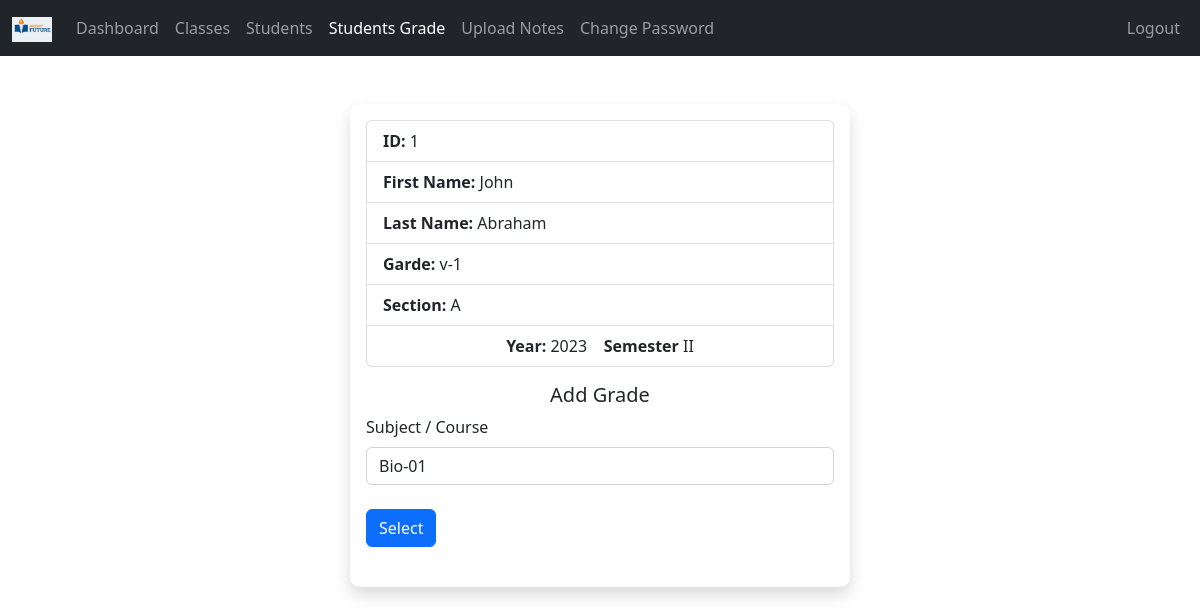
The app's page /Teacher/student-grade.php?student_id=1 (signed in) with its own data.
### tables this page shows
CREATE TABLE `students` (
  `student_id` int(11) NOT NULL,
  `username` varchar(127) NOT NULL,
  `password` varchar(255) NOT NULL,
  `fname` varchar(127) NOT NULL,
  `lname` varchar(255) NOT NULL,
  `grade` int(11) NOT NULL,
  `section` int(11) NOT NULL,
  `address` varchar(31) NOT NULL,
  `gender` varchar(7) NOT NULL,
  `email_address` varchar(255) NOT NULL,
  `date_of_birth` date NOT NULL,
  `date_of_joined` timestamp NULL DEFAULT current_timestamp(),
  `parent_fname` varchar(127) NOT NULL,
  `parent_lname` varchar(127) NOT NULL,
  `parent_phone_number` varchar(31) NOT NULL
);

CREATE TABLE `grades` (
  `grade_id` int(11) NOT NULL,
  `grade` varchar(31) NOT NULL,
  `grade_code` varchar(31) NOT NULL
);

CREATE TABLE `section` (
  `section_id` int(11) NOT NULL,
  `section` varchar(7) NOT NULL
);

CREATE TABLE `setting` (
  `id` int(11) NOT NULL,
  `current_year` int(11) NOT NULL,
  `current_semester` varchar(31) NOT NULL,
  `school_name` varchar(100) NOT NULL,
  `slogan` varchar(300) NOT NULL,
  `about` text NOT NULL
);

### Teacher/data/student.php (called while the page is built, shortened)
<?php
function getStudentById($id, $conn){
   $sql = "SELECT * FROM students
           WHERE student_id=?";
   $stmt = $conn->prepare($sql);
   $stmt->execute([$id]);
   if ($stmt->rowCount() == 1) {
     $student = $stmt->fetch();
     return $student;
   }else {
    return 0;
   }
}

### Teacher/data/setting.php (called while the page is built)
<?php
function getSetting($conn){
   $sql = "SELECT * FROM setting";
   $stmt = $conn->prepare($sql);
   $stmt->execute();
   if ($stmt->rowCount() == 1) {
     $settings = $stmt->fetch();
     return $settings;
   }else {
    return 0;
   }
}

### Teacher/data/subject.php (called while the page is built, shortened)
<?php
function getSubjectByGrade($grade, $conn){
   $sql = "SELECT * FROM subjects
           WHERE grade=?";
   $stmt = $conn->prepare($sql);
   $stmt->execute([$grade]);
   if ($stmt->rowCount() > 0) {
     $subject = $stmt->fetchAll();
     return $subject;
   }else {
    return 0;
   }
}
 ?>

### Teacher/data/teacher.php (called while the page is built)
<?php
function getTeacherById($teacher_id, $conn){
   $sql = "SELECT * FROM teachers
           WHERE teacher_id=?";
   $stmt = $conn->prepare($sql);
   $stmt->execute([$teacher_id]);
   if ($stmt->rowCount() == 1) {
     $teacher = $stmt->fetch();
     return $teacher;
   }else {
    return 0;
   }
}

### Teacher/data/grade.php (called while the page is built, shortened)
<?php
function getGradeById($grade_id, $conn){
   $sql = "SELECT * FROM grades
           WHERE grade_id=?";
   $stmt = $conn->prepare($sql);
   $stmt->execute([$grade_id]);
   if ($stmt->rowCount() == 1) {
     $grade = $stmt->fetch();
     return $grade;
   }else {
    return 0;
   }
}

### Teacher/data/section.php (called while the page is built, shortened)
<?php
function getSectioById($section_id, $conn){
   $sql = "SELECT * FROM section
           WHERE section_id=?";
   $stmt = $conn->prepare($sql);
   $stmt->execute([$section_id]);
   if ($stmt->rowCount() == 1) {
     $section = $stmt->fetch();
     return $section;
   }else {
    return 0;
   }
}

### Teacher/student-grade.php (the view, shortened to what this page needs)
<?php
if (isset($_SESSION['teacher_id']) &&
    isset($_SESSION['role'])) {
    if ($_SESSION['role'] == 'Teacher') {
       include "../DB_connection.php";
       include "data/student.php";
       include "data/grade.php";
       include "data/section.php";
       include "data/setting.php";
       include "data/subject.php";
       include "data/teacher.php";
       $student_id = $_GET['student_id'];
       $student = getStudentById($student_id, $conn);
       $setting = getSetting($conn);
       $subjects = getSubjectByGrade($student['grade'], $conn);
       $teacher_id = $_SESSION['teacher_id'];
       $teacher = getTeacherById($teacher_id, $conn);
       $teacher_subjects = str_split(trim($teacher['subject']));
       $ssubject_id = 0;
 ?>
<!DOCTYPE html>
<html lang="en">
<head>
	<link rel="stylesheet" href="https://cdn.jsdelivr.net/npm/bootstrap@5.2.0/dist/css/bootstrap.min.css">
	<link rel="stylesheet" href="../css/style.css">
  <link rel="stylesheet" href="https://cdnjs.cloudflare.com/ajax/libs/font-awesome/4.7.0/css/font-awesome.min.css">
</head>
<body>
    <?php
    include "inc/navbar.php";
        if ($student != 0 && $setting !=0 && $subjects !=0 && $teacher_subjects != 0) {
     ?>
     <div class="d-flex align-items-center flex-column"><br><br>
        <div class="login shadow p-3">
        <form method="post"
              action="">
            <div class="mb-3">
                <ul class="list-group">
                    <li class="list-group-item"><b>ID: </b> <?php echo $student['student_id'] ?></li>
                  <li class="list-group-item"><b>First Name: </b> <?php echo $student['fname'] ?></li>
                  <li class="list-group-item"><b>Last Name: </b> <?php echo $student['lname'] ?></li>
                  <li class="list-group-item"><b>Garde: </b>
                    <?php  $g = getGradeById($student['grade'], $conn);
                        echo $g['grade_code'].'-'.$g['grade'];
                    ?>
                  </li>
                  <li class="list-group-item"><b>Section: </b>
                    <?php  $s = getSectioById($student['section'], $conn);
                        echo $s['section'];
                    ?>
                  </li>
                  <li class="list-group-item text-center"><b>Year: </b> <?php echo $setting['current_year']; ?> &nbsp;&nbsp;&nbsp;<b>Semester</b> <?php echo $setting['current_semester']; ?></li>
                </ul>
            </div>
            <h5 class="text-center">Add Grade</h5>
         <label class="form-label">Subject / Course</label>
            <select class="form-control"
                    name="ssubject_id">
                    <?php foreach($subjects as $subject){
                        foreach($teacher_subjects as $teacher_subject){
                            if($subject['subject_id'] == $teacher_subject){ ?>
                       <option <?php if($ssubject_id == $subject['subject_id']){echo "selected";} ?>
                           value="<?php echo $subject['subject_id'] ?>">
                        <?php echo $subject['subject_code'] ?></option>
                    <?php }   }
                        } ?>
            </select><br>
            <button type="submit" class="btn btn-primary">Select</button><br><br>
        </form>
        </div>
        </div>
     <?php
         }else{
            header("Location: students.php");
            exit;
         }
     ?>
</body>
</html>
<?php
  }else {
    header("Location: ../login.php");
    exit;
  }
}else {
	header("Location: ../login.php");
	exit;
}
?>

### css/style.css (style rules this page uses)
.login { max-width: 500px; width: 90%; background: rgba(255, 255, 255, 0.5) ; padding: 10px; border-radius: 10px; }

### records on screen
students: student_id "1", fname "John", lname "Abraham"
grades: grade_code "v", grade "1"
section: section "A"
setting: current_year "2023", current_semester "II"

### other values on screen
form field ssubject_id "Bio-01"
